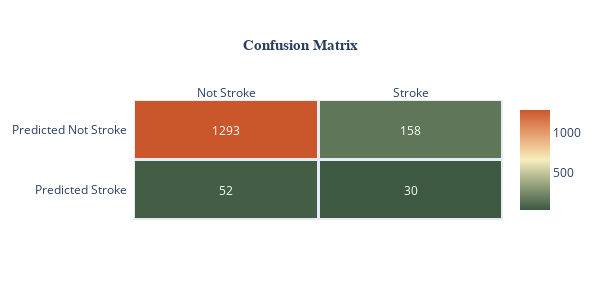

The code cell stored with this chart in its notebook:
### Code cell
# Naive Bayes
RF_classif= GaussianNB()
Model(RF_classif)

### Figure 1 — Plotly figure (JSON) as saved in the notebook; plotly's stock layout.template omitted (floating-point values rounded to 4 significant figures)
{"data": [{"colorscale": [[0, "rgb(61, 89, 65)"], [0.1667, "rgb(119, 136, 104)"], [0.3333, "rgb(181, 185, 145)"], [0.5, "rgb(246, 237, 189)"], [0.6667, "rgb(237, 187, 138)"], [0.8333, "rgb(222, 138, 90)"], [1, "rgb(202, 86, 44)"]], "reversescale": false, "showscale": true, "type": "heatmap", "x": ["Not Stroke", "Stroke"], "xgap": 3, "y": ["Predicted Not Stroke", "Predicted Stroke"], "ygap": 3, "z": [[1293, 158], [52, 30]]}], "layout": {"annotations": [{"font": {"color": "#FFFFFF"}, "showarrow": false, "text": "1293", "x": "Not Stroke", "xref": "x", "y": "Predicted Not Stroke", "yref": "y"}, {"font": {"color": "#FFFFFF"}, "showarrow": false, "text": "158", "x": "Stroke", "xref": "x", "y": "Predicted Not Stroke", "yref": "y"}, {"font": {"color": "#FFFFFF"}, "showarrow": false, "text": "52", "x": "Not Stroke", "xref": "x", "y": "Predicted Stroke", "yref": "y"}, {"font": {"color": "#FFFFFF"}, "showarrow": false, "text": "30", "x": "Stroke", "xref": "x", "y": "Predicted Stroke", "yref": "y"}], "height": 300, "title": {"font": {"family": "Courier New", "size": 15}, "text": "<b>Confusion Matrix<b>", "x": 0.5}, "width": 600, "xaxis": {"dtick": 1, "gridcolor": "rgb(0, 0, 0)", "showgrid": false, "side": "top", "ticks": ""}, "yaxis": {"autorange": "reversed", "dtick": 1, "showgrid": false, "ticks": "", "ticksuffix": "  "}}}
